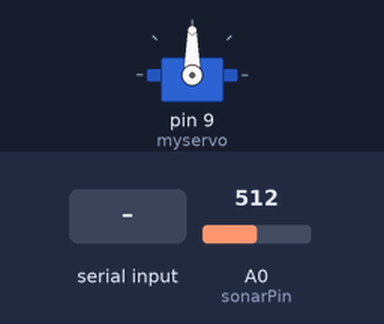
This sketch was run on a simulated Arduino Uno, built with avr-gcc and run on an emulated ATmega328P. Parts: servo. Inputs (shaded band) come from the test bench; at power-on: A0 (sonarPin) = 512.

Above: at 1.2 s.
1.3 s: "30,150,10," received over the second serial link
At 8.8 s:
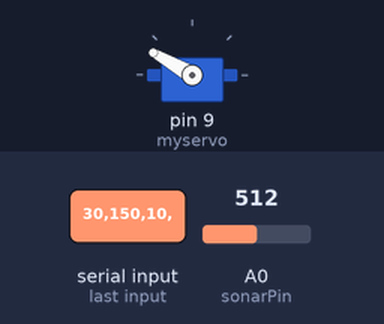
At 15.6 s:
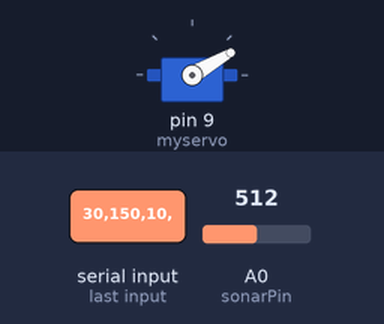
Timing chart, 0 to 16.3 s (numbered marks = the images above; inputs shaded):
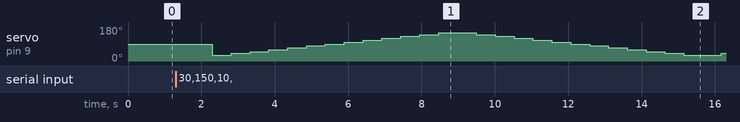

Measured:
- after the input at 1.3 s, servo on pin 9 (myservo): 90° → 30° after 1.0 s, → 40° 0.51 s later, → 50° 0.51 s later, → 60° 0.51 s later, … (26 changes in this stretch)

The sketch:

panning_range_finder.ino
```cpp
#include <SoftwareSerial.h>
#include <Servo.h>

SoftwareSerial XBee(0,1); // Rx and Tx of Fio

float mmReading = 0.00;
int sonarPin = A0;
int  sonarValue;

Servo myservo;  // create servo object to control a servo
int pos = 0;    // variable to store the servo position
int from = 0;
int to = 0;
int rotateBy = 0;
int newFrom = 0;
int newTo = 0;
int newRotateBy = 0;


void setup() {
  myservo.attach(9);  // attaches the servo on pin 9 to the servo object
  pinMode(0,INPUT);
  pinMode(1,OUTPUT);
  pinMode(sonarPin,INPUT);
  XBee.begin(9600);
}

void loop() {
  readSerialInput();
  updateConfiguration();
  performCycle();
}

void readSerialInput() {
  if (XBee.available() > 0) { // no error tolerance
    newFrom  = (XBee.readStringUntil(',')).toInt();
    newTo = (XBee.readStringUntil(',')).toInt();
    newRotateBy  = (XBee.readStringUntil('\n')).toInt();
  }
}

void updateConfiguration() {
  if (newFrom && newTo) {
    from = newFrom;
    to = newTo;
    rotateBy = newRotateBy;
    newFrom = 0;
    newTo= 0;
    newRotateBy = 0;
  }
}

void performCycle() { // pan taking a distance measurement during each step
  if(!(from && to)) {
    return;
  }
//  Serial.print("from & to != 0");

  for (pos = from; pos <= to; pos += rotateBy) {
    performStepAtPosition(pos);
  }

  for (pos = to; pos >= from; pos -= rotateBy) {
    performStepAtPosition(pos);
  }
}

void performStepAtPosition(int pos) {
  myservo.write(pos);
  delay(500);
  readDistance();
  reportDistance();
}

void readDistance() {
  sonarValue =  analogRead(sonarPin);
  mmReading = (sonarValue*5);
}

void reportDistance() {
  XBee.print(pos);
  XBee.print(",");
  XBee.println(mmReading);
}
```
